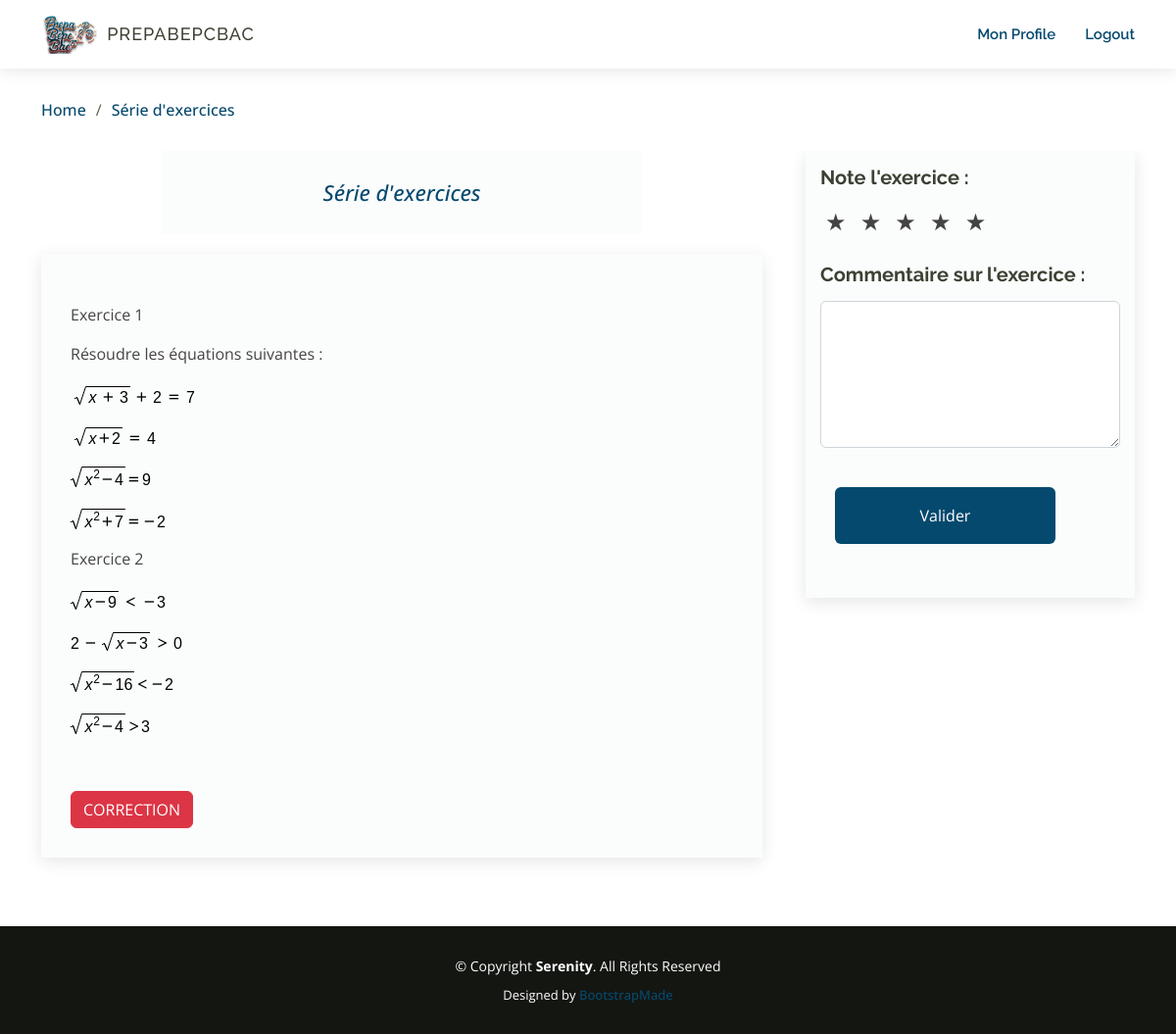
The app's page /math_3eme/exercices/racines_carres.php?id=3 (signed in) with its own data.
### tables this page shows
CREATE TABLE `anal_3eme` (
  `id_ana` int(11) NOT NULL,
  `lecon` varchar(100) NOT NULL,
  `titre` varchar(100) NOT NULL,
  `descr` varchar(200) NOT NULL,
  `tipe` varchar(50) NOT NULL,
  `exercice` longtext NOT NULL,
  `correction` longtext NOT NULL,
  `date_post` timestamp NOT NULL DEFAULT current_timestamp() ON UPDATE current_timestamp(),
  `id_prof` int(11) NOT NULL
);

### math_3eme/exercices/racines_carres.php (the view, shortened to what this page needs)
<?php
include('../../connect.php');
?>
<!DOCTYPE html>
<html lang="en">
<head>
    <link rel="stylesheet" href="https://cdn.jsdelivr.net/npm/bootstrap@4.6.2/dist/css/bootstrap.min.css">
  <link href="../../assets/vendor/aos/aos.css" rel="stylesheet">
  <link href="../../assets/vendor/bootstrap/css/bootstrap.min.css" rel="stylesheet">
  <link href="../../assets/vendor/bootstrap-icons/bootstrap-icons.css" rel="stylesheet">
  <link href="../../assets/vendor/boxicons/css/boxicons.min.css" rel="stylesheet">
  <link href="../../assets/vendor/glightbox/css/glightbox.min.css" rel="stylesheet">
  <link href="../../assets/vendor/swiper/swiper-bundle.min.css" rel="stylesheet">
  <link href="../../assets/css/style.css" rel="stylesheet">
</head>
<body>
  <?php include ('header.php') ?>
  <main id="main">
  <?php
          if(isset($_GET['id'])){
              if (is_numeric($_GET['id'])) {
              $pre =(int)$_GET['id'];
          $req = mysqli_query($conn,"SELECT * FROM `anal_3eme` WHERE id_ana = $pre ");
          $count1 = mysqli_num_rows($req);
          if ($count1 == 1) {
          while($row = mysqli_fetch_assoc($req)){
          ?>
    <section id="breadcrumbs" class="breadcrumbs">
      <div class="container">
        <ol>
          <li><a href="../index.php">Home</a></li>
          <li><a href="g_applications_affines.php?id=<?= $row['id_ana']?>"><?= $row['titre']; ?></a></li>
        </ol>
      </div>
    </section>
    <section id="blog" class="blog">
      <div class="container" data-aos="fade-up">
        <div class="row">
          <div class="col-lg-8 col-12 entries">
            <blockquote class="col-md-8" style="margin: auto; padding: 25px;">
              <p>
                <?= $row['titre']; ?>
              </p>
            </blockquote>
            <article class="entry entry-single" style="margin-top: 20px;background-color: #f6f7f870;">
              <div class="entry-content">
                <p>
                  <?= $row['exercice']?>
                </p>
                <button type="button" class="btn btn-danger" style=" color:#ffff;" data-toggle="collapse" data-target="#demo">
                CORRECTION
                </button>
              </div>
            </article>
          </div>
          <div class="col-lg-4 col-12">
            <div class="sidebar" style="background-color:#f6f7f870;">
              <form id="feedbackForm" action="" method="post">
                <div class="etoile">
                  <h3 class="sidebar-title">Note l'exercice :</h3>
                  <div class="rating">
                    <label for="star5"></label>
                    <label for="star4"></label>
                    <label for="star3"></label>
                    <label for="star2"></label>
                    <label for="star1"></label>
                  </div>
                </div>
                <div class="comm">
                  <h3 class="sidebar-title">Commentaire sur l'exercice :</h3>
                  <div class="form-floating">
                    <textarea class="form-control"  style="height:150px;"  name="comment" id="comment" ></textarea>
                  </div>
                  <br>
                  <div class="col-10 text-center">
                      <button  class="btn w-100 py-3" style="background-color:#05496E; color:#fff"  type="submit" id="valide">Valider</button>
                  </div>
                </div>
                <br>
              </form>
            </div>
          </div>
        </div>
      </div>
      <?php
              }
            } else {
              header('location:../../erreur1.php');
             }
          } else {
              header('location:../../erreur2.php');
              }
              }
              ?>
    </section>
  </main>
  <?php include ('../../footer.php'); ?>
</body>
</html>

### assets/css/style.css (style rules this page uses)
.blog .sidebar { padding: 15px; margin: 0 0 60px 20px; box-shadow: 0 4px 16px rgba(0, 0, 0, 0.1); }
.blog .sidebar .sidebar-title { font-size: 20px; font-weight: 700; padding: 0 0 0 0; margin: 0 0 15px 0; color: #3c4133; position: relative; }
body { font-family: "Open Sans", sans-serif; color: #444444; }
a { color: #05496E; text-decoration: none; font-weight: 500; }
h1, h2, h3, h4, h5, h6 { font-family: "Raleway", sans-serif; }
#main { margin-top: 70px; z-index: 3; position: relative; }
section { padding-bottom: 60px; overflow: hidden; }
.breadcrumbs { padding: 0; }
.breadcrumbs ol { display: flex; flex-wrap: wrap; list-style: none; padding: 0; margin: 30px 0; }
.breadcrumbs ol li+li { padding-left: 10px; }
.breadcrumbs ol li+li::before { display: inline-block; padding-right: 10px; color: #565e49; content: "/"; }
.blog { padding: 0 0 40px 0; }
.blog .entry { padding: 30px; margin-bottom: 60px; box-shadow: 0 4px 16px rgba(0, 0, 0, 0.1); }
.blog .entry .entry-content { padding: 0; }
.blog .entry .entry-content p { line-height: 24px; }
.blog .entries blockquote { overflow: hidden; background-color: #f6f7f870; padding: 60px; position: relative; text-align: center; margin: 20px 0; }
.blog .entries blockquote p { color: #05496E; font-weight: 800; line-height: 1.6; margin-bottom: 0; font-style: italic; font-weight: 500; font-size: 22px; }
.blog .entry-single { margin-bottom: 30px; }

### math_3eme/exercices/racines_carres.php (style rules this page uses)
.rating { display: inline-block; unicode-bidi: bidi-override; direction: rtl; }
.rating > label:before { content: '\2605'; margin: 5px; font-size: 24px; }

### records on screen
anal_3eme: titre "Série d'exercices", exercice "Exercice 1 Résoudre les équations suivantes : Exercice 2", exercice (picture)
